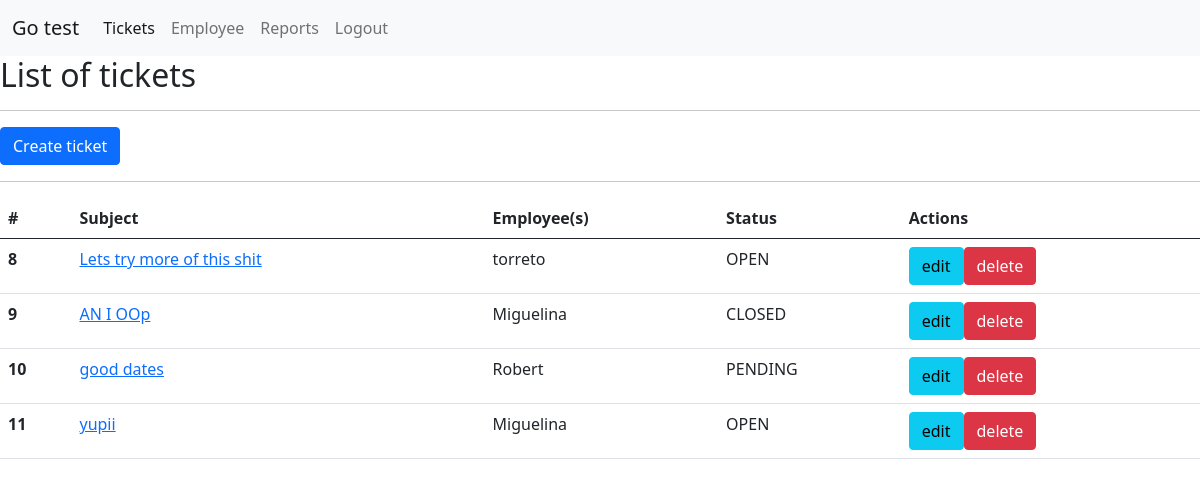
The app's page / (signed in) with its own data.
### tickets/models.py (models this page shows, shortened)
class Ticket(models.Model):
    id = models.AutoField(primary_key=True)
    subject = models.CharField(max_length=100)
    employee = models.ForeignKey(Employee, on_delete=models.CASCADE)
    description= models.TextField(max_length=500)
    date = models.DateField(auto_now_add=True)
    status = models.CharField(max_length=50, choices=STATUS_OPTIONS)
    start_date = models.DateField(default=datetime.date.today)
    end_date = models.DateField(default=datetime.date.today)
    notes = models.TextField(null=True)

### employee/models.py (models this page shows)
class Employee(models.Model):
    id = models.AutoField(primary_key=True)
    first_name = models.CharField(max_length=100)
    last_name = models.CharField(max_length=100)
    email = models.EmailField(max_length=200)
    status = models.CharField(max_length=50, choices=STATUS_OPTIONS)
    password = models.CharField(max_length=100)
    def __str__(self):
        return self.first_name

### tickets/views.py (the view)
# urls.py: path('', views.index, name="ticket_list"),
@login_required(login_url='login')
def index(request):
    tickets = Ticket.objects.all()
    context={"tickets":tickets}
    return render(request, 'tickets/tickets_list.html', context)

### tickets/templates/tickets/tickets_list.html
{% extends 'tickets/base.html' %}
{% block content %}
<h2>List of tickets</h2>
<hr>
<table class="table">
<a class="btn btn-primary" href="{% url 'ticket_create' %}">Create ticket</a>
<hr>
  <thead>
    <tr>
      <th scope="col">#</th>
      <th scope="col">Subject</th>
      <th scope="col">Employee(s)</th>
      <th scope="col">Status</th>
      <th scope="col">Actions</th>
    </tr>
  </thead>
  <tbody>
  {% for ticket in tickets %}
    <tr>
      <th scope="row">{{ticket.id}}</th>
      <td><a href="{% url 'info_ticket' ticket.id %}">{{ticket.subject}}</a></td>
      <td>{{ticket.employee}}</td>
      <td>{{ticket.status}}</td>
      <td><a class="btn btn-info" href="{% url 'ticket_update' ticket.id %}"> edit </a><a class="btn btn-danger" href="{% url 'ticket_delete' ticket.id %}"> delete </a></td>
    </tr>
  {% endfor %}
  </tbody>
</table>
{% endblock content %}

### records on screen
Ticket: id "8", subject "Lets try more of this shit", employee "torreto", status "OPEN"
Ticket: id "9", subject "AN I OOp", employee "Miguelina", status "CLOSED"
Ticket: id "10", subject "good dates", employee "Robert", status "PENDING"
Ticket: id "11", subject "yupii", employee "Miguelina", status "OPEN"
